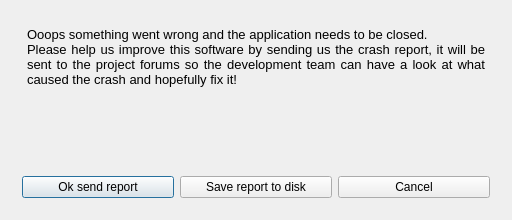
<?xml version="1.0" encoding="UTF-8"?>
<ui version="4.0">
 <class>MainWindow</class>
 <widget class="QMainWindow" name="MainWindow">
  <property name="geometry">
   <rect>
    <x>0</x>
    <y>0</y>
    <width>512</width>
    <height>220</height>
   </rect>
  </property>
  <property name="sizePolicy">
   <sizepolicy hsizetype="Fixed" vsizetype="Fixed">
    <horstretch>0</horstretch>
    <verstretch>0</verstretch>
   </sizepolicy>
  </property>
  <property name="minimumSize">
   <size>
    <width>512</width>
    <height>220</height>
   </size>
  </property>
  <property name="maximumSize">
   <size>
    <width>512</width>
    <height>220</height>
   </size>
  </property>
  <property name="font">
   <font>
    <stylestrategy>PreferAntialias</stylestrategy>
   </font>
  </property>
  <property name="windowTitle">
   <string>Oopps!</string>
  </property>
  <property name="windowIcon">
   <iconset>
    <normaloff>../../../../branding/gcs.ico</normaloff>../../../../branding/gcs.ico</iconset>
  </property>
  <widget class="QWidget" name="centralWidget">
   <layout class="QVBoxLayout" name="verticalLayout">
    <item>
     <widget class="QStackedWidget" name="stackedWidget">
      <property name="currentIndex">
       <number>0</number>
      </property>
      <widget class="QWidget" name="page">
       <layout class="QVBoxLayout" name="verticalLayout_2">
        <item>
         <widget class="QTextBrowser" name="textBrowser">
          <property name="styleSheet">
           <string notr="true">background-color: transparent;

</string>
          </property>
          <property name="html">
           <string>&lt;!DOCTYPE HTML PUBLIC &quot;-//W3C//DTD HTML 4.0//EN&quot; &quot;http://www.w3.org/TR/REC-html40/strict.dtd&quot;&gt;
&lt;html&gt;&lt;head&gt;&lt;meta name=&quot;qrichtext&quot; content=&quot;1&quot; /&gt;&lt;style type=&quot;text/css&quot;&gt;
p, li { white-space: pre-wrap; }
&lt;/style&gt;&lt;/head&gt;&lt;body style=&quot; font-family:'Ubuntu'; font-size:11pt; font-weight:400; font-style:normal;&quot;&gt;
&lt;p align=&quot;justify&quot; style=&quot; margin-top:0px; margin-bottom:0px; margin-left:0px; margin-right:0px; -qt-block-indent:0; text-indent:0px;&quot;&gt;&lt;img src=&quot;:/pictures/resources/SadPenguin.PNG&quot; width=&quot;120&quot; height=&quot;120&quot; style=&quot;float: left;&quot; /&gt;&lt;span style=&quot; font-family:'Sans Serif'; font-size:10pt;&quot;&gt;Ooops something went wrong and the application needs to be closed.&lt;/span&gt;&lt;/p&gt;
&lt;p align=&quot;justify&quot; style=&quot; margin-top:0px; margin-bottom:0px; margin-left:0px; margin-right:0px; -qt-block-indent:0; text-indent:0px;&quot;&gt;&lt;span style=&quot; font-family:'Sans Serif'; font-size:10pt;&quot;&gt;Please help us improve this software by sending us the crash report, it will be sent to the project forums so the development team can have a look at what caused the crash and hopefully fix it!&lt;/span&gt;&lt;/p&gt;&lt;/body&gt;&lt;/html&gt;</string>
          </property>
          <property name="openLinks">
           <bool>false</bool>
          </property>
         </widget>
        </item>
        <item>
         <layout class="QHBoxLayout" name="horizontalLayout">
          <item>
           <widget class="QPushButton" name="pb_OK">
            <property name="text">
             <string>Ok send report</string>
            </property>
            <property name="default">
             <bool>true</bool>
            </property>
           </widget>
          </item>
          <item>
           <widget class="QPushButton" name="pb_Save">
            <property name="text">
             <string>Save report to disk</string>
            </property>
           </widget>
          </item>
          <item>
           <widget class="QPushButton" name="pb_Cancel">
            <property name="text">
             <string>Cancel</string>
            </property>
           </widget>
          </item>
         </layout>
        </item>
       </layout>
      </widget>
      <widget class="QWidget" name="page_2">
       <layout class="QVBoxLayout" name="verticalLayout_3">
        <item>
         <widget class="QTextEdit" name="te_Description"/>
        </item>
        <item>
         <widget class="QLabel" name="label">
          <property name="text">
           <string>If you want, you can complement the report by writing a small description of the issue above.</string>
          </property>
          <property name="textFormat">
           <enum>Qt::RichText</enum>
          </property>
          <property name="wordWrap">
           <bool>true</bool>
          </property>
         </widget>
        </item>
        <item>
         <layout class="QHBoxLayout" name="horizontalLayout_3">
          <item>
           <widget class="QPushButton" name="pb_SendReport">
            <property name="text">
             <string>Send Report</string>
            </property>
            <property name="default">
             <bool>true</bool>
            </property>
           </widget>
          </item>
          <item>
           <widget class="QPushButton" name="pb_CancelSend">
            <property name="text">
             <string>Cancel</string>
            </property>
           </widget>
          </item>
         </layout>
        </item>
       </layout>
      </widget>
      <widget class="QWidget" name="page_3">
       <layout class="QVBoxLayout" name="verticalLayout_4">
        <item>
         <spacer name="verticalSpacer_2">
          <property name="orientation">
           <enum>Qt::Vertical</enum>
          </property>
          <property name="sizeHint" stdset="0">
           <size>
            <width>20</width>
            <height>40</height>
           </size>
          </property>
         </spacer>
        </item>
        <item>
         <widget class="QLabel" name="uploadLabel">
          <property name="text">
           <string>Starting Upload</string>
          </property>
         </widget>
        </item>
        <item>
         <widget class="QProgressBar" name="progressBar">
          <property name="value">
           <number>0</number>
          </property>
         </widget>
        </item>
        <item>
         <widget class="QLabel" name="progressLabel">
          <property name="text">
           <string/>
          </property>
         </widget>
        </item>
        <item>
         <spacer name="verticalSpacer">
          <property name="orientation">
           <enum>Qt::Vertical</enum>
          </property>
          <property name="sizeHint" stdset="0">
           <size>
            <width>20</width>
            <height>40</height>
           </size>
          </property>
         </spacer>
        </item>
       </layout>
      </widget>
     </widget>
    </item>
   </layout>
  </widget>
 </widget>
 <layoutdefault spacing="6" margin="11"/>
 <resources/>
 <connections/>
</ui>
